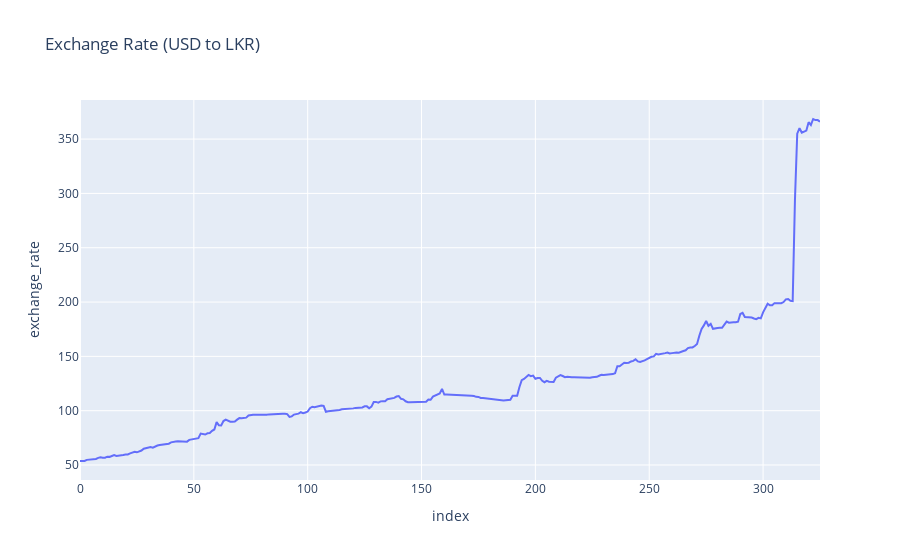

This figure's notebook cell:
### Markdown cell above
https://www.ips.lk/talkingeconomics/2021/10/07/rising-price-of-rice-in-sri-lanka-the-roots-and-remedies/

### Code cell
fig = px.line(exchange_rate, x=exchange_rate.index, y='exchange_rate', title='Exchange Rate (USD to LKR)')
fig.show()

### Figure 1 — Plotly figure (JSON) as saved in the notebook; plotly's stock layout.template omitted (floating-point values rounded to 4 significant figures; data arrays with more than 128 entries replaced by an {"elided": "..."} marker saying what was removed)
{"data": [{"hovertemplate": "index=%{x}<br>exchange_rate=%{y}<extra></extra>", "legendgroup": "", "line": {"color": "#636efa", "dash": "solid"}, "marker": {"symbol": "circle"}, "mode": "lines", "name": "", "orientation": "v", "showlegend": false, "type": "scatter", "x": {"elided": "326 int values"}, "xaxis": "x", "y": {"elided": "326 float values"}, "yaxis": "y"}], "layout": {"legend": {"tracegroupgap": 0}, "title": {"text": "Exchange Rate (USD to LKR)"}, "xaxis": {"anchor": "y", "domain": [0, 1], "title": {"text": "index"}}, "yaxis": {"anchor": "x", "domain": [0, 1], "title": {"text": "exchange_rate"}}}}
